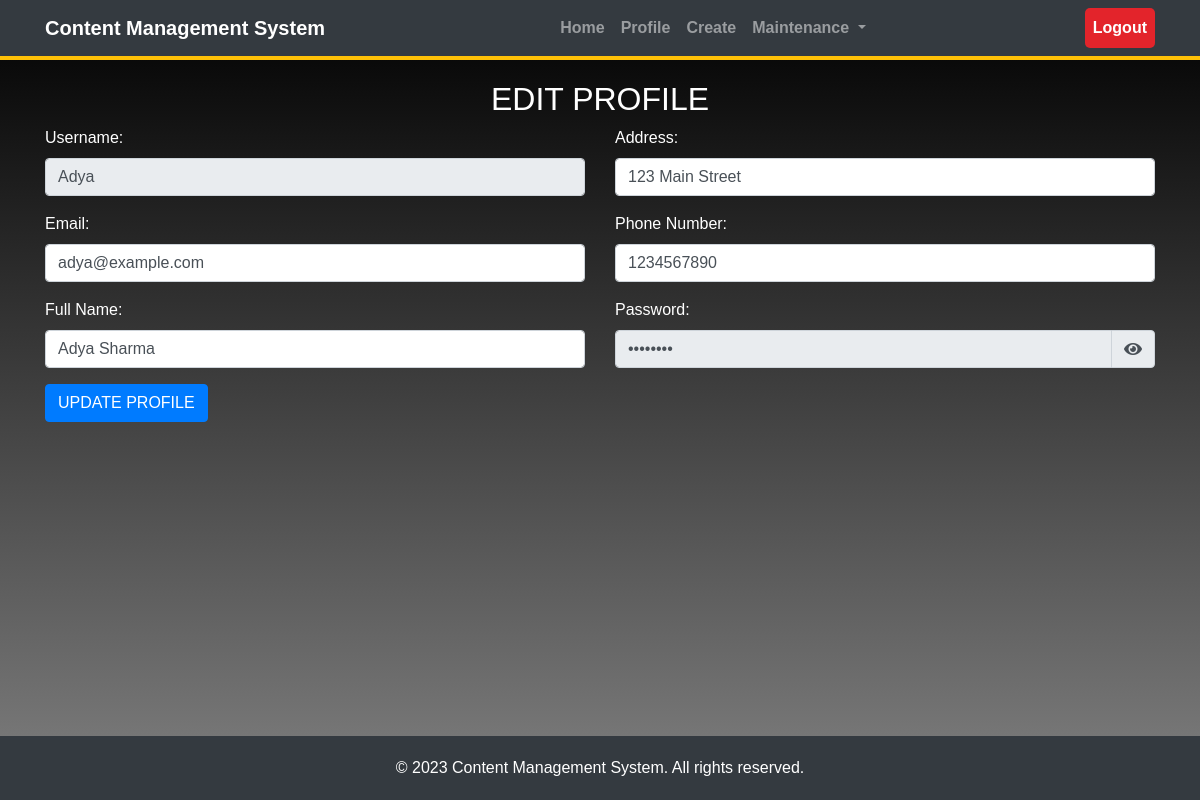
The page /editProfile.php (signed in) on the database its author committed.
### tables this page shows
CREATE TABLE `user_list` (
  `ID` varchar(100) NOT NULL,
  `Username` varchar(255) NOT NULL,
  `Email` varchar(255) NOT NULL,
  `FullName` varchar(255) NOT NULL,
  `Address` varchar(255) NOT NULL,
  `PhoneNumber` int(30) NOT NULL
);

### editProfile.php (the view, shortened to what this page needs)
<!DOCTYPE html>
<html>
<head>
  <link rel="stylesheet" href="https://maxcdn.bootstrapcdn.com/bootstrap/4.5.2/css/bootstrap.min.css">
  <link rel="stylesheet" href="https://cdnjs.cloudflare.com/ajax/libs/font-awesome/5.15.1/css/all.min.css">
</head>
<body>
<nav class="navbar navbar-expand-md navbar-dark">
  <div class="container">
    <a class="navbar-brand" href="#">Content Management System</a>
    <div class="collapse navbar-collapse" id="collapsibleNavbar">
      <ul class="navbar-nav ml-auto">
        <li class="nav-item">
          <a class="nav-link" href="http://localhost/ProjectCMS/Index.php">Home</a>
        </li>
        <li class="nav-item">
          <a class="nav-link" href="http://localhost/ProjectCMS/Profile.php">Profile</a>
        </li>
        <li class="nav-item">
          <a class="nav-link" href="http://localhost/ProjectCMS/createContent.php">Create</a>
        </li>
        <li class="nav-item dropdown">
          <a class="nav-link dropdown-toggle" href="#" id="maintenanceDropdown" data-toggle="dropdown" aria-haspopup="true" aria-expanded="false">
            Maintenance
          </a>
        </li>
      </ul>
      <ul class="navbar-nav ml-auto">
        <li class="nav-item">
          <a class="nav-link logout" href="http://localhost/ProjectCMS/Logout.php">Logout</a>
        </li>
      </ul>
    </div>
  </div>
</nav>
<div class="container">
  <h2 style="text-align: center; margin-top: 20px;">EDIT PROFILE</h2>
  <?php
  $servername = "localhost";
  $username = "root";
  $password = "";
  $dbname = "cms";
  $conn = new mysqli($servername, $username, $password, $dbname);
  if (isset($_SESSION["username"]) && isset($_SESSION["password"])) {
    $sessionUsername = $_SESSION["username"];
    $sessionPassword = $_SESSION["password"];
    $query = "SELECT * FROM login_logout WHERE username = '$sessionUsername' AND password = '$sessionPassword'";
    $result = $conn->query($query);
    if ($result->num_rows > 0) {
      $user = "SELECT * FROM user_list WHERE username = '$sessionUsername'";
      $userResult = $conn->query($user);
      if ($userResult->num_rows > 0) {
        $userDetails = $userResult->fetch_assoc();
        $query = $result->fetch_assoc();
        ?>
        <form action="updateProfile.php" method="post">
          <div class="row">
            <div class="col-md-6">
              <div class="form-group">
                <label for="username">Username:</label>
                <input type="text" class="form-control" id="username" name="username" value="<?php echo $userDetails['Username']; ?>"readonly>
              </div>
              <div class="form-group">
                <label for="email">Email:</label>
                <input type="text" class="form-control" id="email" name="email" value="<?php echo $userDetails['Email']; ?>">
              </div>
              <div class="form-group">
                <label for="full_name">Full Name:</label>
                <input type="text" class="form-control" id="full_name" name="full_name" value="<?php echo $userDetails['FullName']; ?>">
              </div>
            </div>
            <div class="col-md-6">
              <div class="form-group">
                <label for="address">Address:</label>
                <input type="text" class="form-control" id="address" name="address" value="<?php echo $userDetails['Address']; ?>">
              </div>
              <div class="form-group">
                <label for="phone">Phone Number:</label>
                <input type="text" class="form-control" id="phone" name="phone" value="<?php echo $userDetails['PhoneNumber']; ?>">
              </div>
              <div class="form-group">
                <label for="password">Password:</label>
                <div class="input-group">
                  <input type="password" class="form-control" id="password" name="password" value="<?php echo $query['Password']; ?>" readonly>
                  <div class="input-group-append">
                    <span class="input-group-text" id="passwordIcon">
                      <i class="fas fa-eye" id="togglePassword"></i>
                    </span>
                  </div>
                </div>
              </div>
            </div>
          </div>
          <button type="submit" class="btn btn-primary" name="updateProfile">UPDATE PROFILE</button>
        </form>
        <?php
      } else {
        echo "User details not found!";
      }
    } else {
      echo "Invalid username or password.";
    }
  } else {
    echo "Please log in to edit your profile.";
  }
  ?>
</div>
</body>
</html>
<html>
<head>
</head>
<body>
<footer class="footer">
    <p>&copy; 2023 Content Management System. All rights reserved.</p>
</footer>
</body>
</html>

### editProfile.php (style rules this page uses)
body { background: linear-gradient(to bottom, #000000, #808080); background-attachment: fixed; background-repeat: no-repeat; background-size: cover; margin: 0; padding: 0; font-family: Arial, sans-serif; display: flex; flex-direction: column; min-height: 100vh; color: white; }
.navbar { background-color: #343a40; border-bottom: 4px solid #ffc107; }
.navbar-brand, .navbar-nav .nav-link { color: #fff; font-weight: bold; }
.navbar-nav .nav-link.logout { background-color: #E3242B; color: #FFFFFF; border-radius: 5px; }
body { display: flex; flex-direction: column; min-height: 100vh; margin: 0; }
footer { background-color: #343a40; color: #fff; padding: 20px 0; text-align: center; margin-top: auto; }
.footer p { margin-bottom: 0; }

### rows shown on the page
user_list: username "Adya", email "adya@example.com", full_name "Adya Sharma", address "123 Main Street", phone "1234567890"
